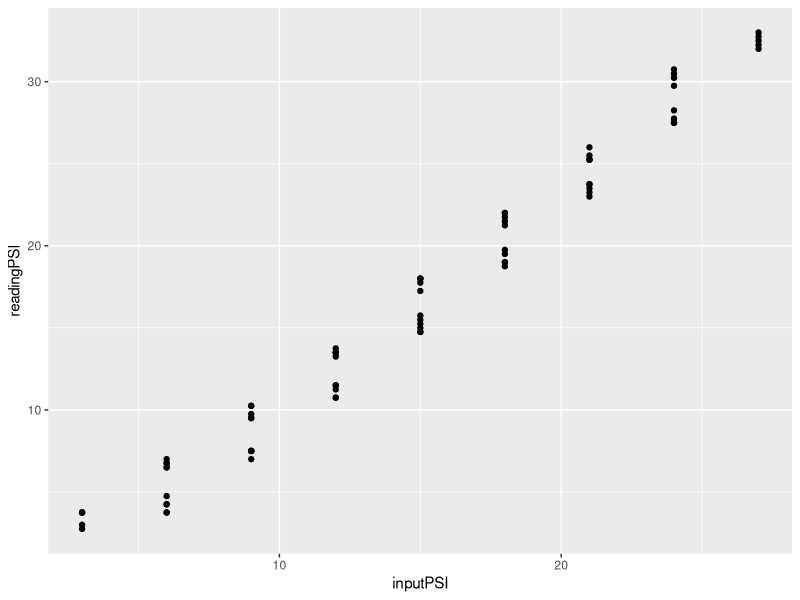
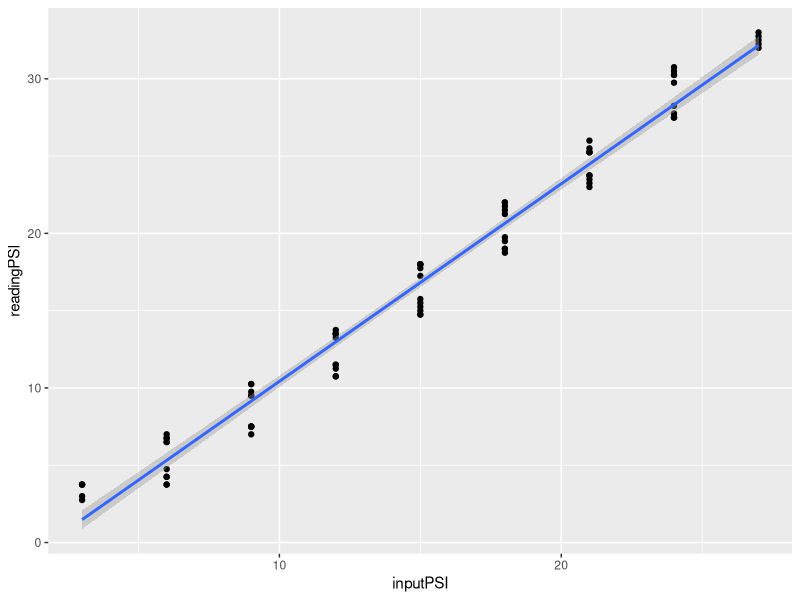
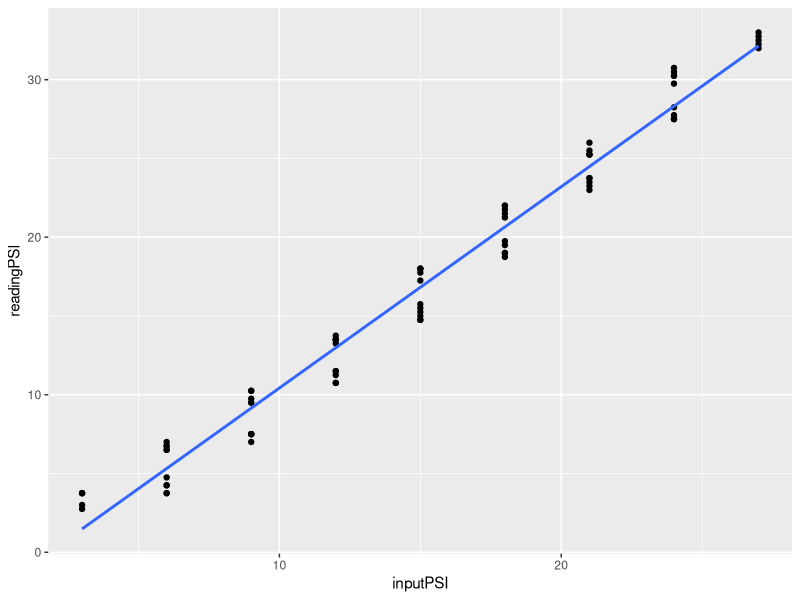

Here is the R script that generated these plots, in order:
## ---- chunk 1
library(knitr)
opts_knit$set(root.dir = "../")
opts_chunk$set(echo = TRUE, message = FALSE, collapse = TRUE, warning = FALSE, cache = TRUE, cache.path = "tut-04-cache/06-", fig.path = "tut-04-images/06-")
## ---- chunk 2
rm(list = (ls()))
library(tidyverse)
library(readxl)
## ---- chunk 3
# read a CSV file
press_calibr <- read_csv("data/press-calibr-long.csv")
## ---- chunk 4
# plot the calibration data in a scatterplot
f1 <- ggplot(data = press_calibr,
		aes(x = inputPSI, y = readingPSI)) +
	geom_point()
print(f1)
## ---- chunk 5
# add a linear regression
f2 <- f1 + geom_smooth(method = lm)
print(f2)
## ---- chunk 6
# omit the confidence interval
f3 <- f1 +
	geom_smooth(method = lm, se = FALSE)
print(f3)
